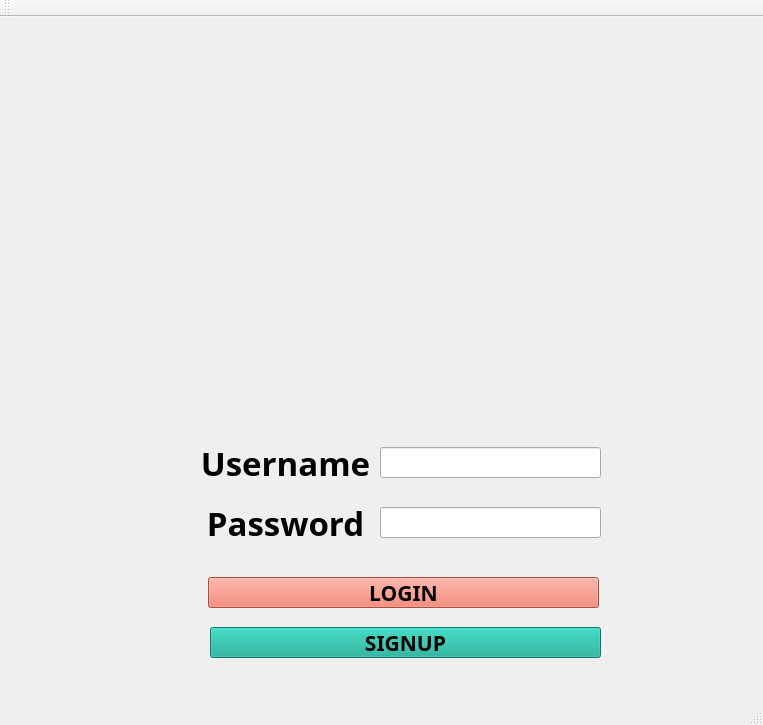
<?xml version="1.0" encoding="UTF-8"?>
<ui version="4.0">
 <class>Login</class>
 <widget class="QMainWindow" name="Login">
  <property name="geometry">
   <rect>
    <x>0</x>
    <y>0</y>
    <width>763</width>
    <height>725</height>
   </rect>
  </property>
  <property name="font">
   <font>
    <family>Tlwg Typewriter</family>
    <weight>75</weight>
    <bold>true</bold>
   </font>
  </property>
  <property name="windowTitle">
   <string>SHARELOOK</string>
  </property>
  <property name="autoFillBackground">
   <bool>true</bool>
  </property>
  <property name="styleSheet">
   <string notr="true"/>
  </property>
  <widget class="QWidget" name="centralWidget">
   <widget class="QLabel" name="logo">
    <property name="geometry">
     <rect>
      <x>-250</x>
      <y>-140</y>
      <width>1301</width>
      <height>701</height>
     </rect>
    </property>
    <property name="styleSheet">
     <string notr="true">image: url(:/Resources/logo.png);</string>
    </property>
    <property name="text">
     <string/>
    </property>
    <property name="pixmap">
     <pixmap>Resources/logo boobba-01.png</pixmap>
    </property>
   </widget>
   <widget class="QLabel" name="label">
    <property name="geometry">
     <rect>
      <x>180</x>
      <y>430</y>
      <width>211</width>
      <height>31</height>
     </rect>
    </property>
    <property name="font">
     <font>
      <pointsize>25</pointsize>
     </font>
    </property>
    <property name="text">
     <string>Username</string>
    </property>
    <property name="textFormat">
     <enum>Qt::PlainText</enum>
    </property>
    <property name="alignment">
     <set>Qt::AlignCenter</set>
    </property>
    <property name="textInteractionFlags">
     <set>Qt::NoTextInteraction</set>
    </property>
   </widget>
   <widget class="QLabel" name="label_2">
    <property name="geometry">
     <rect>
      <x>180</x>
      <y>490</y>
      <width>211</width>
      <height>31</height>
     </rect>
    </property>
    <property name="font">
     <font>
      <pointsize>25</pointsize>
     </font>
    </property>
    <property name="text">
     <string>Password</string>
    </property>
    <property name="textFormat">
     <enum>Qt::PlainText</enum>
    </property>
    <property name="alignment">
     <set>Qt::AlignCenter</set>
    </property>
    <property name="textInteractionFlags">
     <set>Qt::NoTextInteraction</set>
    </property>
   </widget>
   <widget class="QLineEdit" name="username">
    <property name="geometry">
     <rect>
      <x>380</x>
      <y>430</y>
      <width>221</width>
      <height>31</height>
     </rect>
    </property>
   </widget>
   <widget class="QLineEdit" name="password">
    <property name="geometry">
     <rect>
      <x>380</x>
      <y>490</y>
      <width>221</width>
      <height>31</height>
     </rect>
    </property>
    <property name="echoMode">
     <enum>QLineEdit::Password</enum>
    </property>
   </widget>
   <widget class="QPushButton" name="login">
    <property name="geometry">
     <rect>
      <x>208</x>
      <y>560</y>
      <width>391</width>
      <height>31</height>
     </rect>
    </property>
    <property name="font">
     <font>
      <pointsize>16</pointsize>
     </font>
    </property>
    <property name="autoFillBackground">
     <bool>false</bool>
    </property>
    <property name="styleSheet">
     <string notr="true">background-color: rgb(234, 110, 89);
border-color: rgb(14, 168, 146);</string>
    </property>
    <property name="text">
     <string>LOGIN</string>
    </property>
   </widget>
   <widget class="QPushButton" name="signup">
    <property name="geometry">
     <rect>
      <x>210</x>
      <y>610</y>
      <width>391</width>
      <height>31</height>
     </rect>
    </property>
    <property name="font">
     <font>
      <pointsize>16</pointsize>
     </font>
    </property>
    <property name="autoFillBackground">
     <bool>false</bool>
    </property>
    <property name="styleSheet">
     <string notr="true">background-color: rgb(14, 168, 146);
border-color: rgb(234, 110, 89);</string>
    </property>
    <property name="text">
     <string>SIGNUP</string>
    </property>
   </widget>
  </widget>
  <widget class="QMenuBar" name="menuBar">
   <property name="geometry">
    <rect>
     <x>0</x>
     <y>0</y>
     <width>763</width>
     <height>25</height>
    </rect>
   </property>
  </widget>
  <widget class="QToolBar" name="mainToolBar">
   <attribute name="toolBarArea">
    <enum>TopToolBarArea</enum>
   </attribute>
   <attribute name="toolBarBreak">
    <bool>false</bool>
   </attribute>
  </widget>
  <widget class="QStatusBar" name="statusBar"/>
 </widget>
 <layoutdefault spacing="6" margin="11"/>
 <resources/>
 <connections/>
</ui>
